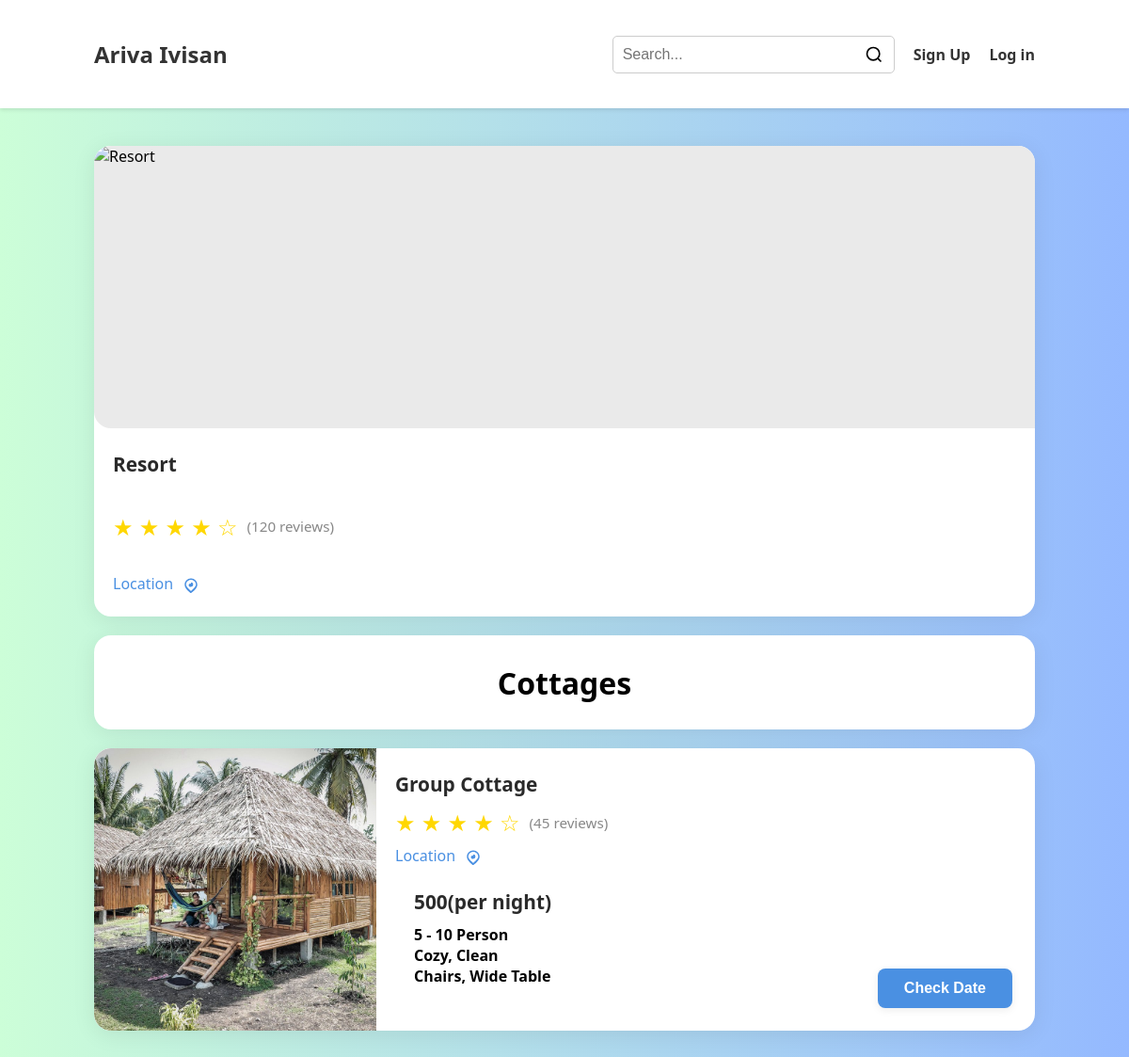
Before: /viewResortCottage with the older database file.
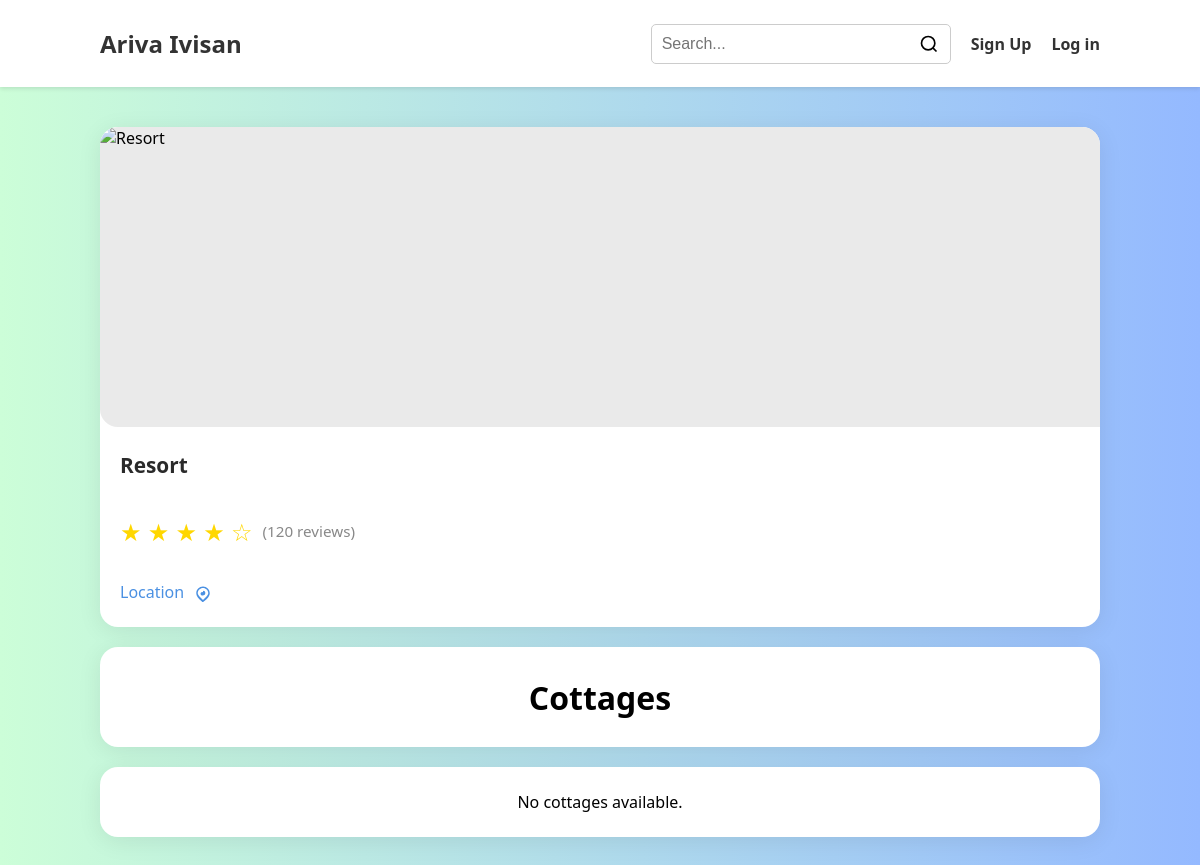
After: the same page with the newer database file.
### app.py (models this page shows)
class Cottage(db.Model):
    id = db.Column(db.Integer, primary_key=True)
    owner_id = db.Column(db.Integer, db.ForeignKey('owner.id'), nullable=True)
    name = db.Column(db.String(200), nullable=False)
    price = db.Column(db.String(50))
    capacity = db.Column(db.String(20))
    beds = db.Column(db.String(20))
    other_feature2 = db.Column(db.String(200))
    other_feature3 = db.Column(db.String(200))
    other_feature5 = db.Column(db.String(200))
    image1 = db.Column(db.String(300))
    image2 = db.Column(db.String(300))
    image3 = db.Column(db.String(300))
    image4 = db.Column(db.String(300))
    image5 = db.Column(db.String(300))
    owner = db.relationship('Owner', backref=db.backref('cottages', lazy=True))

### app.py (the view)
@app.route('/viewResortCottage')
def view_resort_cottage():
    owner_id = request.args.get('owner_id')
    owner = None
    cottages = []
    if owner_id:
        owner = Owner.query.get(owner_id)
        if owner:
            cottages = getattr(owner, 'cottages', []) or []
    else:
        cottages = Cottage.query.all()
    return render_template('viewResortCottage.html', owner=owner, cottages=cottages)

### templates/viewResortCottage.html (shortened to what this page needs)
<!DOCTYPE html>
<html lang="en">
<head>
</head>
<body>
    {% if session.user_id %}
        {% include 'partials/navbarLoggedInCustomer.html' %}
    {% elif session.owner_id %}
        {% include 'partials/navbarLoggedInOwner.html' %}
    {% else %}
        {% include 'partials/navbar.html' %}
    {% endif %}
    <div class="content">
        <div class="resort-header">
            {% set cover = owner.cover_photo if owner and owner.cover_photo else None %}
            {% if cover %}
                <img src="{{ url_for('static', filename=cover) }}" alt="{{ owner.resort_name }}">
            {% else %}
                <img src="https://images.unsplash.com/photo-1506744038136-46273834b3fb?auto=format&fit=crop&w=500&q=80" alt="Resort">
            {% endif %}
            <div class="resort-header-details">
                <h1>{{ owner.resort_name if owner and owner.resort_name else 'Resort' }}</h1>
                <div class="rating">
                    <div class="stars">★ ★ ★ ★ ☆</div>
                    <div class="number-of-reviews">(120 reviews)</div>
                </div>
                <div class="location">
                    {{ owner.resort_address if owner and owner.resort_address else 'Location' }}
                </div>
            </div>
        </div>
            <div class="offer-header" style="display: flex;align-items: center;justify-content: center;">
                <div>
                    <h1>Cottages</h1>
                </div>
            </div>
            {% if cottages and cottages|length > 0 %}
                {% for cottage in cottages %}
                    <div class="offer">
                        {% set cottage_img = cottage.image1 or cottage.image2 or cottage.image3 or cottage.image4 or cottage.image5 %}
                        {% if cottage_img %}
                            <img src="{{ url_for('static', filename=cottage_img) }}" alt="{{ cottage.name }}">
                        {% else %}
                            <img src="https://images.unsplash.com/photo-1500534314209-a25ddb2bd429?auto=format&fit=crop&w=200&q=80" alt="Cottage">
                        {% endif %}
                        <div class="offer-details">
                            <h1>{{ cottage.name }}</h1>
                            <div class="rating">
                                <div class="stars">★ ★ ★ ★ ☆</div>
                                <div class="number-of-reviews">(45 reviews)</div>
                            </div>
                            <div class="location">
                                {{ owner.resort_address if owner else 'Location' }}
                            </div>
                            <div class="offer-details">
                                <h1>{{ cottage.price if cottage.price else 'Price not set' }}(per night)</h1>
                                <h4>{{ cottage.capacity or 'N/A' }} Person</h4>
                                {% if cottage.other_feature2 %}<h4>{{ cottage.other_feature2 }}</h4>{% endif %}
                                {% if cottage.other_feature3 %}<h4>{{ cottage.other_feature3 }}</h4>{% endif %}
                            </div>
                        </div>
                        <button class="check-date-btn">Check Date</button>
                    </div>
                {% endfor %}
            {% else %}
                <div style="width:1000px; text-align:center; background:#fff; padding:24px; border-radius:18px; box-shadow:0 4px 24px rgba(0,0,0,0.08);">No cottages available.</div>
            {% endif %}
    </div>
</body>
</html>

Changed rows visible on the page:
removed Cottage: image1 (picture), name "Group Cottage", resort_address "Location", price "500", capacity "5 - 10", other_feature2 "Cozy, Clean", other_feature3 "Chairs, Wide Table"
Other visible differences:
text now shown: "No cottages available."
